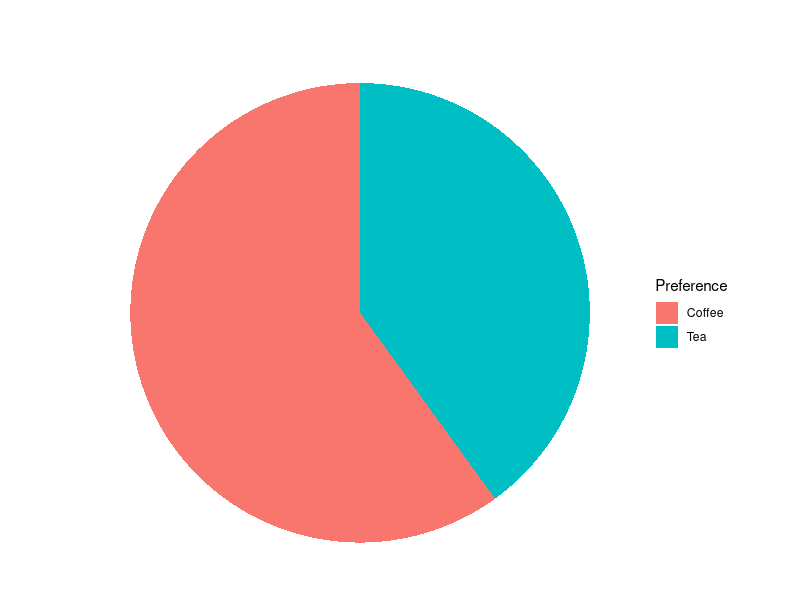
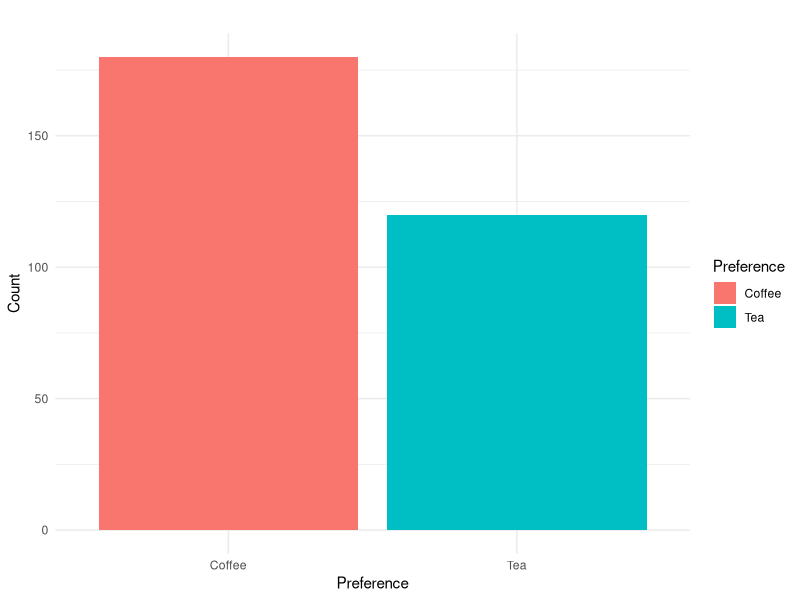
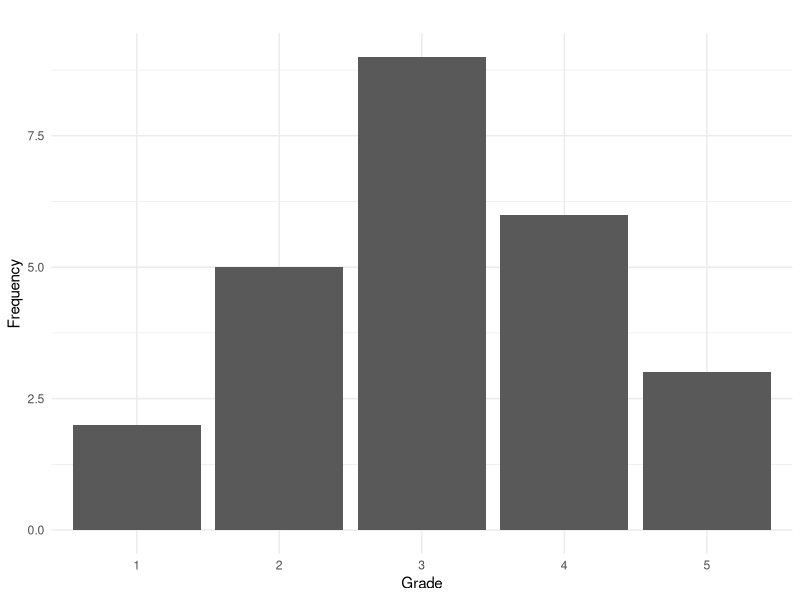
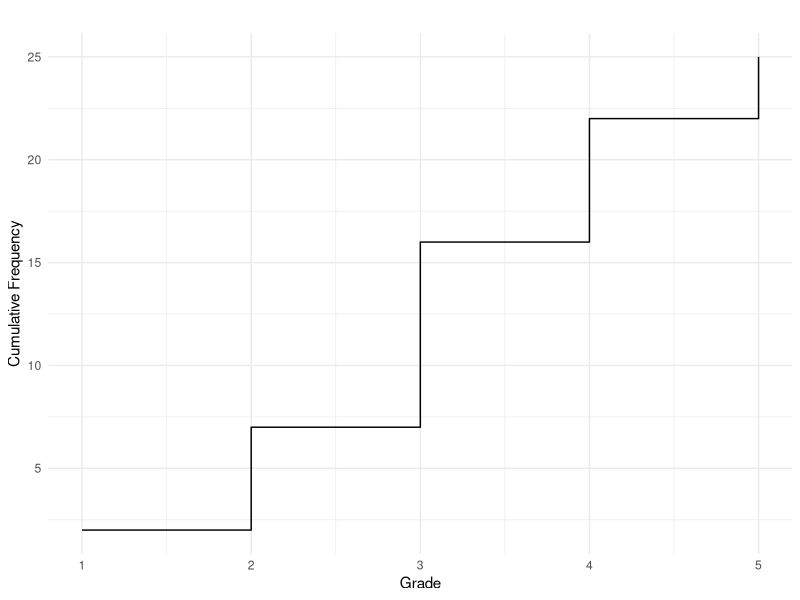
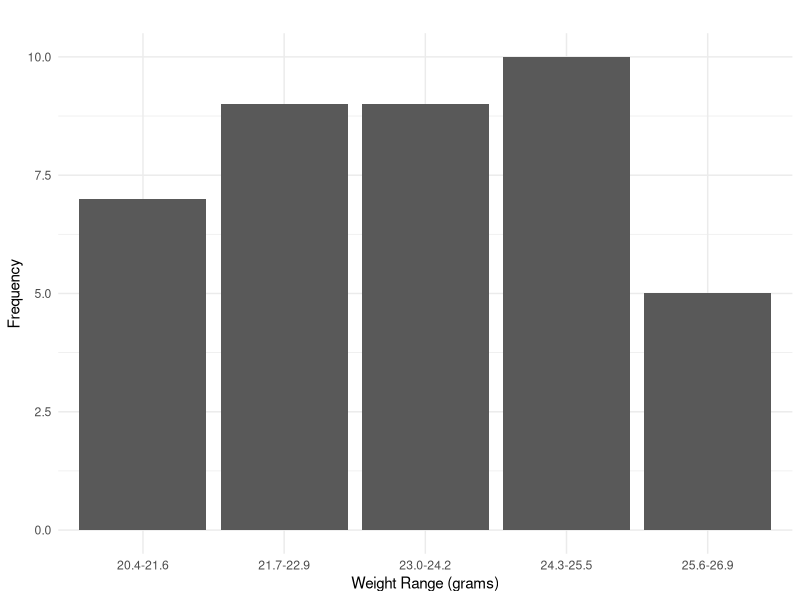
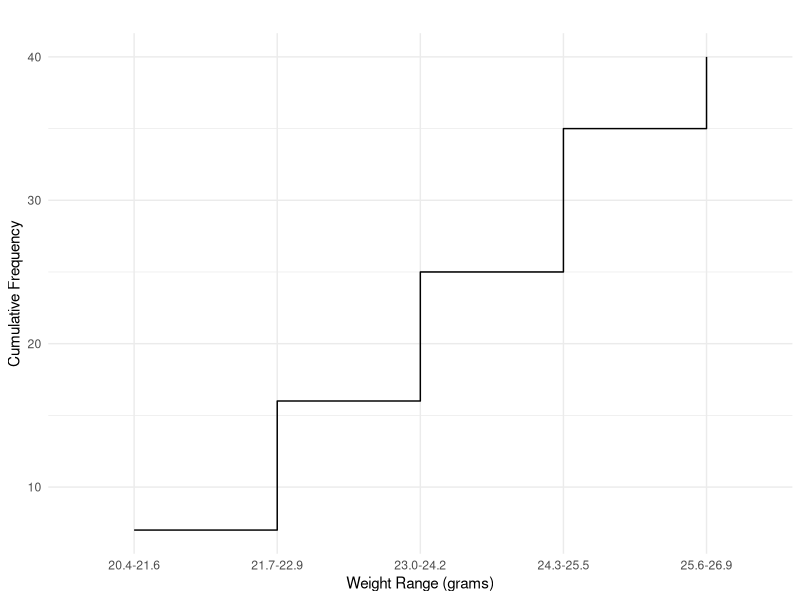

Reproduce these figures in R, in order.
## ---- chunk 1
#| include: false
#| message: false
library(ggplot2)
library(dplyr)
## ---- chunk 2
#| echo: false
#| message: false

pref_data <- data.frame(
  Preference = c("Coffee", "Tea"),
  Count = c(180, 120)
)

pref_data <- pref_data %>%
  mutate(Percentage = Count / sum(Count) * 100)

ggplot(pref_data, aes(x = "", y = Percentage, fill = Preference)) +
  geom_bar(stat = "identity", width = 1) +
  coord_polar(theta = "y") +
  labs(title = " ", fill = "Preference") +
  theme_void()
## ---- chunk 3
#| echo: false
#| message: false
 ggplot(pref_data, aes(x = Preference, y = Count, fill = Preference)) +
  geom_bar(stat = "identity") +
  labs(title = " ", x = "Preference", y = "Count") +
  theme_minimal()
## ---- chunk 4
#| echo: false
#| message: false
data <- data.frame(
  Grade = factor(c(1, 2, 3, 4, 5)),
  Frequency = c(2, 5, 9, 6, 3)
)

ggplot(data, aes(x = Grade, y = Frequency)) +
  geom_bar(stat = "identity", show.legend = FALSE) +
  labs(title = " ", x = "Grade", y = "Frequency") +
  theme_minimal()
## ---- chunk 5
#| echo: false
#| message: false
data$Cumulative <- cumsum(data$Frequency)

ggplot(data, aes(x = as.numeric(as.character(Grade)), y = Cumulative)) +
  geom_step() +
  labs(title = " ", x = "Grade", y = "Cumulative Frequency") +
  theme_minimal()
## ---- chunk 6
#| echo: false
#| message: false
data <- data.frame(
  Weight = factor(c("20.4-21.6", "21.7-22.9", "23.0-24.2", "24.3-25.5", "25.6-26.9"),
                  levels = c("20.4-21.6", "21.7-22.9", "23.0-24.2", "24.3-25.5", "25.6-26.9")),
  Frequency = c(7, 9, 9, 10, 5)
)

ggplot(data, aes(x = Weight, y = Frequency)) +
  geom_bar(stat = "identity", show.legend = FALSE) +
  labs(title = "", x = "Weight Range (grams)", y = "Frequency") +
  theme_minimal()
## ---- chunk 7
#| echo: false
#| message: false
data$Cumulative <- cumsum(data$Frequency)

ggplot(data, aes(x = Weight, y = Cumulative, group = 1)) +
  geom_step() +
  labs(title = " ", x = "Weight Range (grams)", y = "Cumulative Frequency") +
  theme_minimal()
